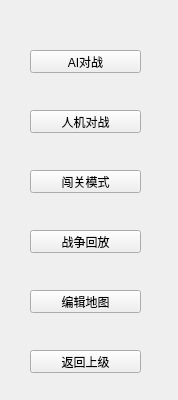
<?xml version="1.0" encoding="UTF-8"?>
<ui version="4.0">
 <class>widgetssingle</class>
 <widget class="QWidget" name="widgetssingle">
  <property name="geometry">
   <rect>
    <x>0</x>
    <y>0</y>
    <width>178</width>
    <height>400</height>
   </rect>
  </property>
  <property name="windowTitle">
   <string>Form</string>
  </property>
  <widget class="QPushButton" name="playervsai">
   <property name="geometry">
    <rect>
     <x>30</x>
     <y>110</y>
     <width>111</width>
     <height>23</height>
    </rect>
   </property>
   <property name="text">
    <string>人机对战</string>
   </property>
  </widget>
  <widget class="QPushButton" name="levelmode">
   <property name="geometry">
    <rect>
     <x>30</x>
     <y>170</y>
     <width>111</width>
     <height>23</height>
    </rect>
   </property>
   <property name="text">
    <string>闯关模式</string>
   </property>
  </widget>
  <widget class="QPushButton" name="aivsai">
   <property name="geometry">
    <rect>
     <x>30</x>
     <y>50</y>
     <width>111</width>
     <height>23</height>
    </rect>
   </property>
   <property name="text">
    <string>AI对战</string>
   </property>
  </widget>
  <widget class="QPushButton" name="replay">
   <property name="geometry">
    <rect>
     <x>30</x>
     <y>230</y>
     <width>111</width>
     <height>23</height>
    </rect>
   </property>
   <property name="text">
    <string>战争回放</string>
   </property>
  </widget>
  <widget class="QPushButton" name="mapedit">
   <property name="geometry">
    <rect>
     <x>30</x>
     <y>290</y>
     <width>111</width>
     <height>23</height>
    </rect>
   </property>
   <property name="text">
    <string>编辑地图</string>
   </property>
  </widget>
  <widget class="QPushButton" name="returnpre">
   <property name="geometry">
    <rect>
     <x>30</x>
     <y>350</y>
     <width>111</width>
     <height>23</height>
    </rect>
   </property>
   <property name="sizePolicy">
    <sizepolicy hsizetype="Preferred" vsizetype="Preferred">
     <horstretch>0</horstretch>
     <verstretch>0</verstretch>
    </sizepolicy>
   </property>
   <property name="text">
    <string>返回上级</string>
   </property>
  </widget>
 </widget>
 <resources/>
 <connections/>
</ui>
